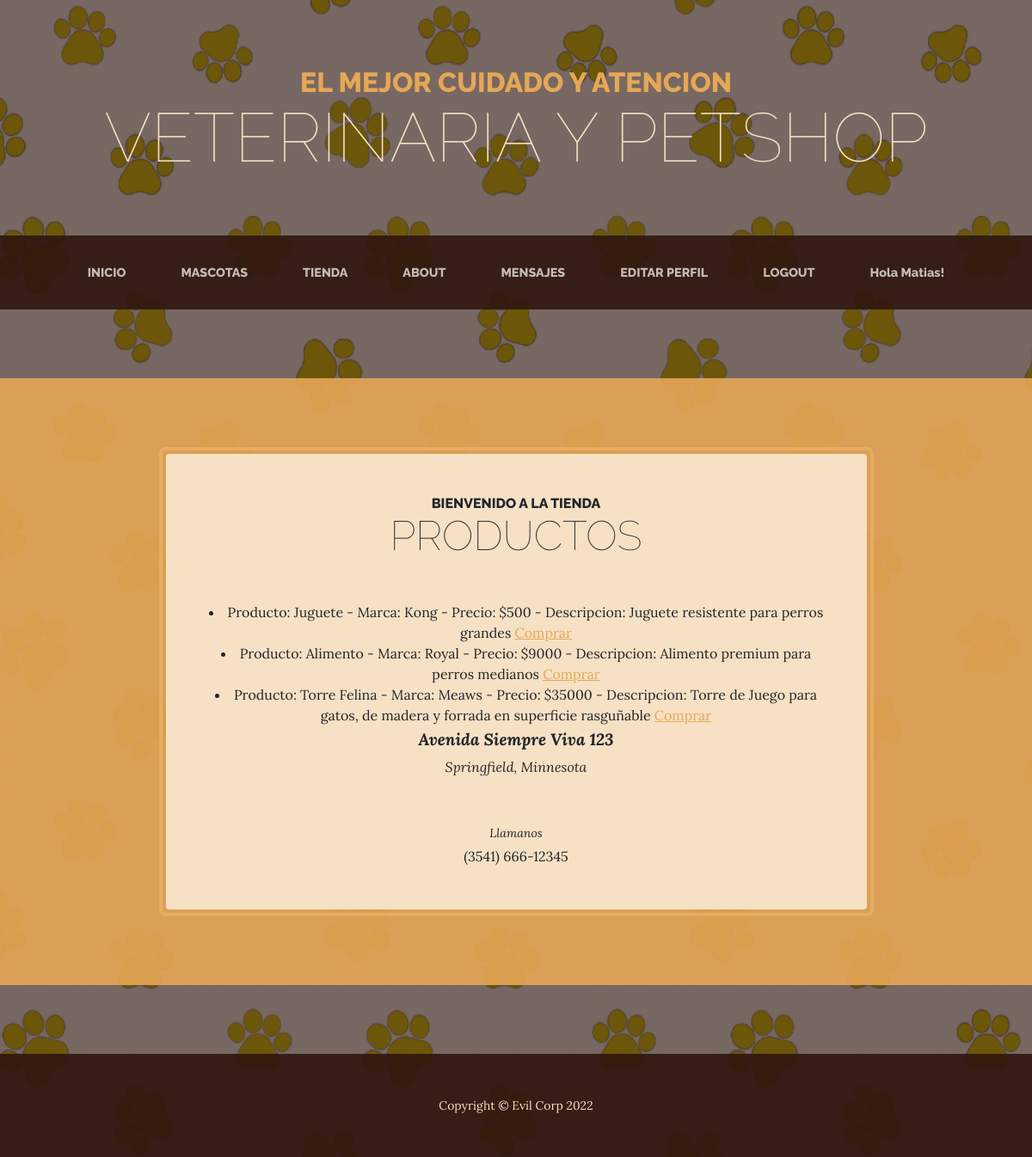
The app's page /tienda/ (signed in), older data.
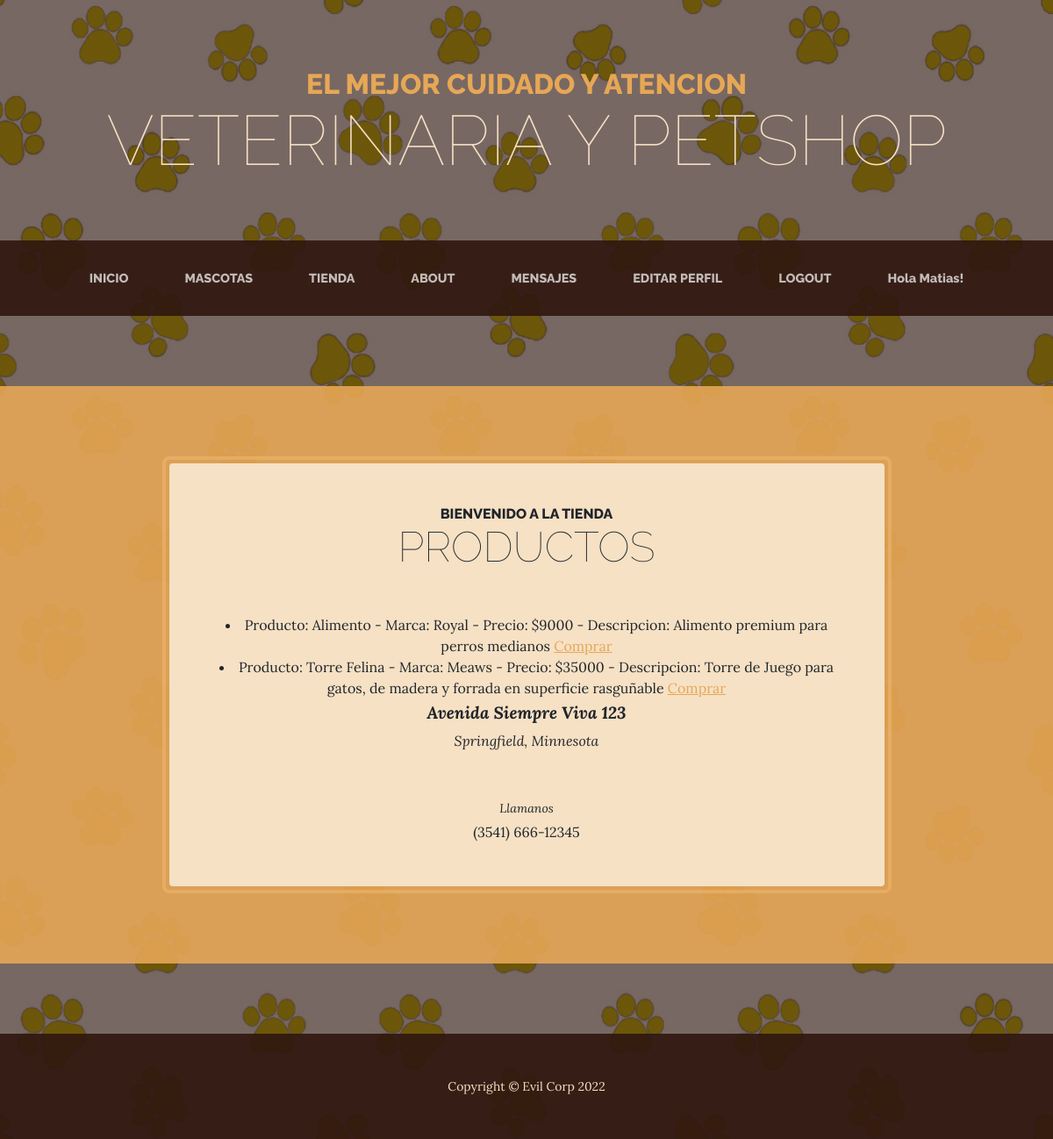
The same page, newer data.
### apptienda/models.py (models this page shows, shortened)
class Productos(models.Model):
    id = models.AutoField(primary_key=True)
    nombre = models.CharField(max_length=100, verbose_name= 'Nombre')
    marca = models.CharField(max_length=100, verbose_name= 'Marca')
    precio = models.IntegerField(verbose_name= 'Precio', null=True)
    imagen = models.ImageField(default='null', verbose_name="productos",upload_to="productos")
    descripcion= models.TextField(verbose_name= 'Descripcion', null=True)
    def __str__(self):
        fila = f"Producto: {self.nombre} - Marca: {self.marca} - Precio: ${self.precio} - Descripcion: {self.descripcion}"
        return fila

### apptienda/views.py (the view)
# urls.py: path('tienda/', vista_tienda, name="vet-tienda"),
def vista_tienda(request):
    productos = Productos.objects.all()
    contexto = {"productos": productos}
    return render(request, "apptienda/productos.html", contexto)

### apptienda/templates/apptienda/productos.html (shortened to what this page needs)
{% extends 'apptienda/base.html' %}
{% load static %}
{% block titulo %} Bienvenido a la tienda {% endblock %}
{% block subtitulo %} Productos {% endblock %}
{% block Contenido%}
{% if productos %}
   {% for producto in productos %}
    <li>
      {{producto}}
      <a href="{% url 'vet-comprar' producto.id %}">Comprar</a>
    </li>
    {% endfor %}
{% else %}
<p> Ups! de momento estamos sin stock </p>
<p> Pronto tendremos nuevos productos </p>
{% endif %}
<p class="address mb-5">
    <em>
        <strong>Avenida Siempre Viva 123</strong>
        <br />
        Springfield, Minnesota
    </em>
</p>
<p class="mb-0">
    <small><em>Llamanos</em></small>
    <br />
    (3541) 666-12345
</p>
{% endblock %}

### apptienda/templates/apptienda/base.html (shortened to what this page needs)
<!DOCTYPE html>
<html lang="en">
    {% load static %}
    <head>
        <link href="{% static 'css/styles.css'%}" rel="stylesheet" />
    </head>
    <body>
        <header>
            <h1 class="site-heading text-center text-faded d-none d-lg-block">
                <span class="site-heading-upper text-primary mb-3">El mejor cuidado y atencion</span>
                <span class="site-heading-lower">Veterinaria y PetShop</span>
            </h1>
        </header>
        <nav class="navbar navbar-expand-lg navbar-dark py-lg-4" id="mainNav">
            <div class="container">
                <div class="collapse navbar-collapse" id="navbarSupportedContent">
                    <ul class="navbar-nav mx-auto">
                        <li class="nav-item px-lg-4"><a class="nav-link text-uppercase" href="{% url 'tienda-inicio' %}">INICIO</a></li>
                        <li class="nav-item px-lg-4"><a class="nav-link text-uppercase" href="{% url 'vet-mascotas' %}">MASCOTAS</a></li>
                        <li class="nav-item px-lg-4"><a class="nav-link text-uppercase" href="{% url 'vet-tienda' %}">TIENDA</a></li>
                        <li class="nav-item px-lg-4"><a class="nav-link text-uppercase" href="{% url 'vet-about' %}">ABOUT</a></li>
                        <li class="nav-item px-lg-4"><a class="nav-link text-uppercase" href="{% url 'vet-mensajes' %}">MENSAJES</a></li>
                        {% if request.user.is_authenticated %}
                        <li class="nav-item px-lg-4"><a class="nav-link text-uppercase" href="{% url 'vet-perfil' %}">EDITAR PERFIL</a></li>
                        <li class="nav-item px-lg-4"><a class="nav-link text-uppercase" href="{% url 'vet-logout' %}">LOGOUT</a></li>
                        <li class="nav-item px-lg-4"><a class="nav-link " href=""> Hola {{request.user.username}}!</a></li>
                        {% else %}
                            <li class="nav-item px-lg-4"><a class="nav-link text-uppercase" href="{% url 'vet-login' %}">LOGIN</a></li>
                        {% endif %}
                    </ul>
                </div>
            </div>
        </nav>
        <section class="page-section cta">
            <div class="container">
                <div class="row">
                    <div class="col-xl-9 mx-auto">
                        <div class="cta-inner bg-faded text-center rounded">
                            <h2 class="section-heading mb-5">
                                <span class="section-heading-upper">{% block titulo %}{% endblock %}</span>
                                <span class="section-heading-lower">{% block subtitulo %}{% endblock %}</span>
                            </h2>
                                {% block Contenido %}{% endblock %}
                        </div>
                    </div>
                </div>
            </div>
        </section>
        <footer class="footer text-faded text-center py-5">
            <div class="container"><p class="m-0 small">Copyright &copy; Evil Corp 2022</p></div>
        </footer>
    </body>
</html>

Row changes from the older to the newer data that the page shows:
removed Productos: nombre+marca+precio "Producto: Juguete - Marca: Kong - Precio: $500 - Descripcion: Juguete resistente para perros grandes"
